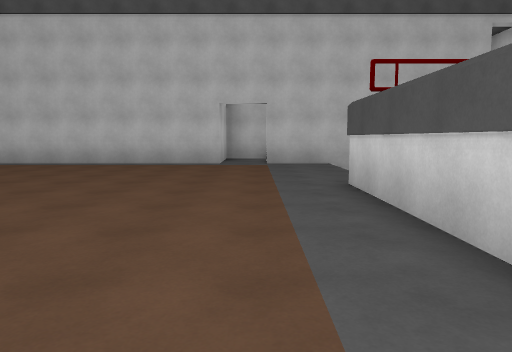
view 1 (above)

23 first-person views from a walk through a 3-D level made in the Unity game engine. The camera is 1.4 m above the floor, tilts 6° down and sees 70° across. Doors are open. The floor is counted in squares, 2 m on a side. Each view is taken from the middle of a square. On the plan, view 1 faces up. The plan holds only what a view shows up to about 11 squares ahead; the rest is blank. The place goes on beyond the plan. The player character is not drawn. Some animated figures are left out. Some surface patterns are stand-ins.

view 2
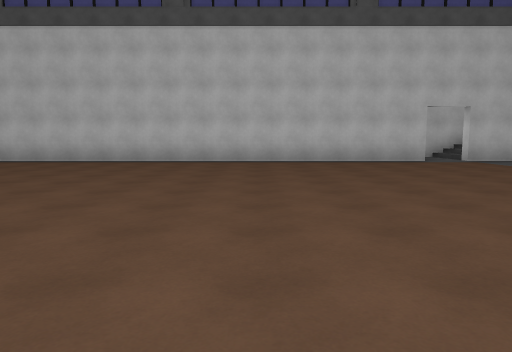

view 3
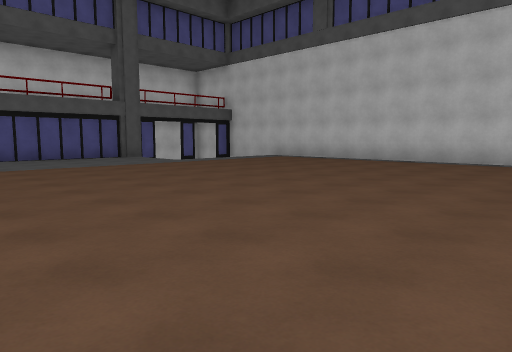

view 4
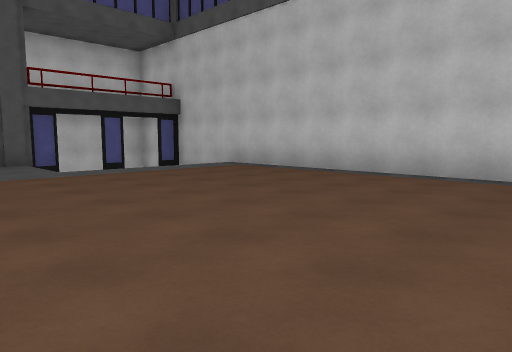

view 5
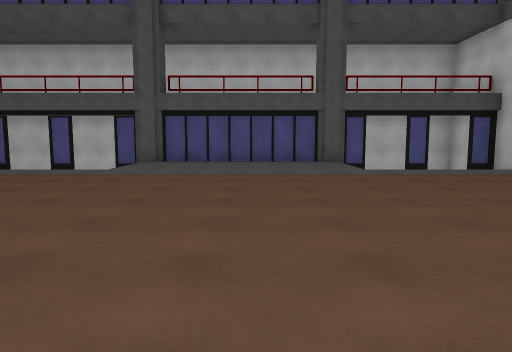

view 6
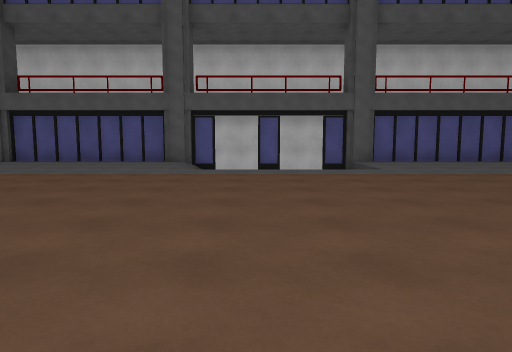

view 7
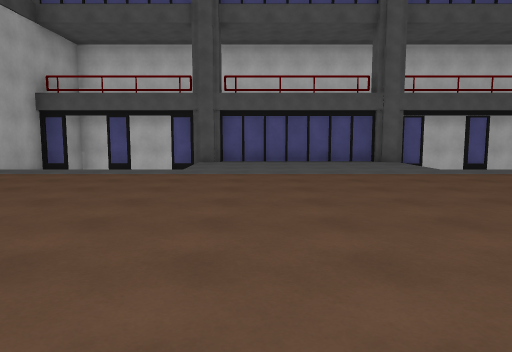

view 8
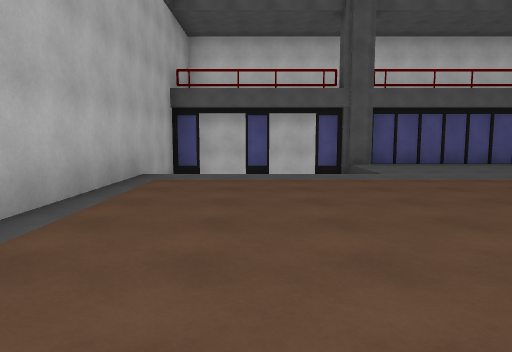

view 9
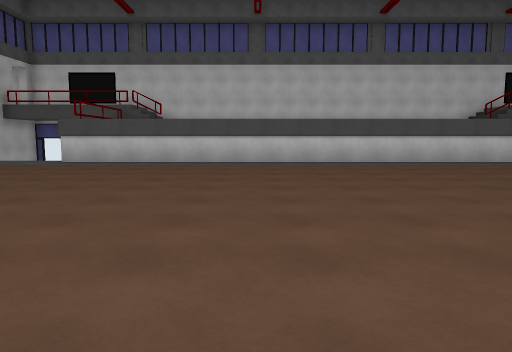

view 10
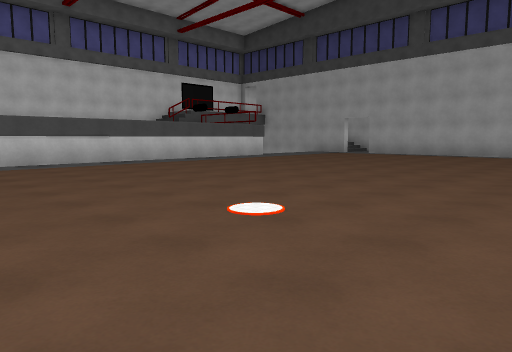

view 11
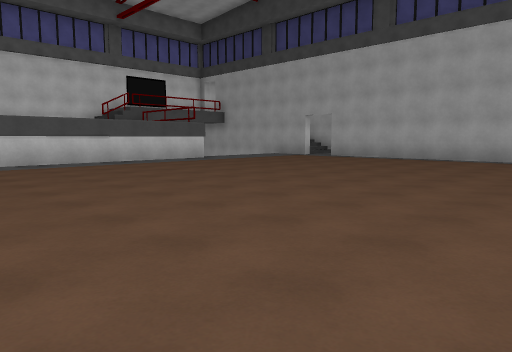

view 12
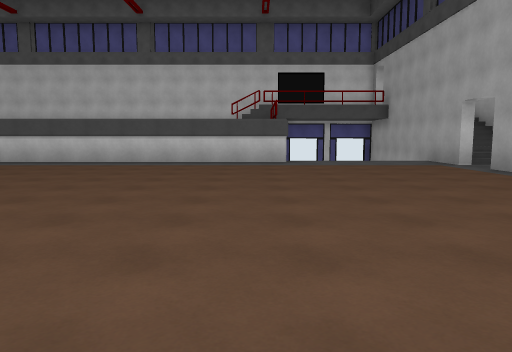

view 13
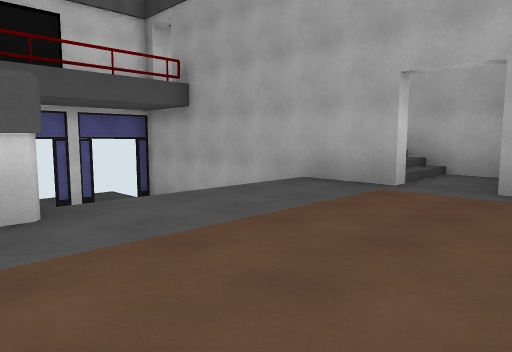

view 14
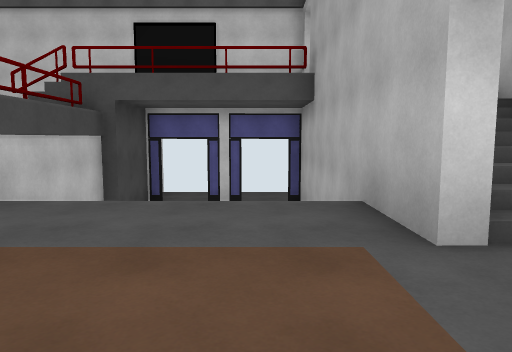

view 15
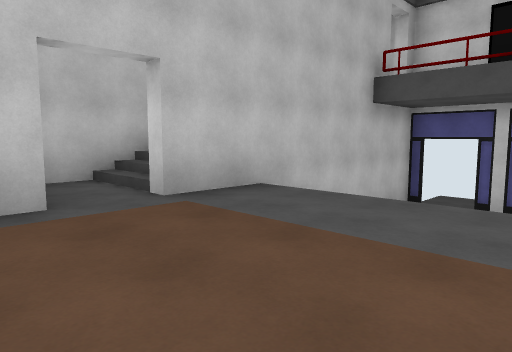

view 16
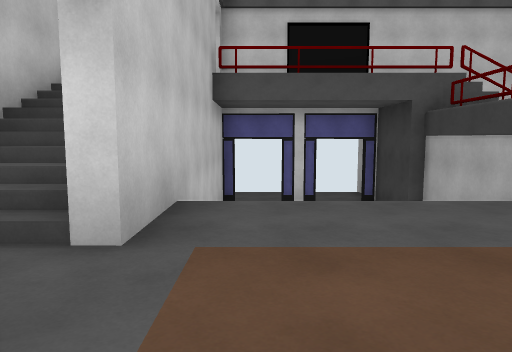

view 17
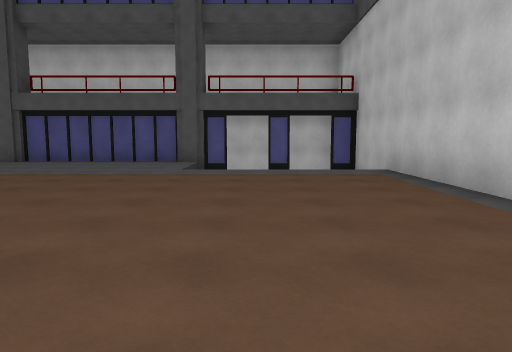

view 18
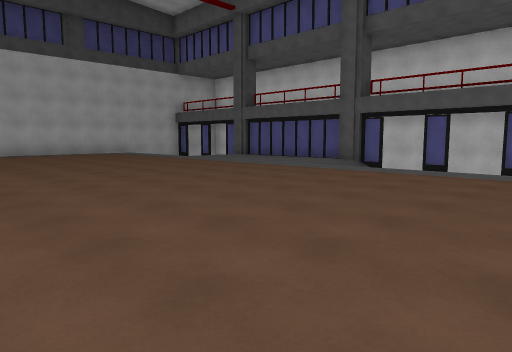

view 19
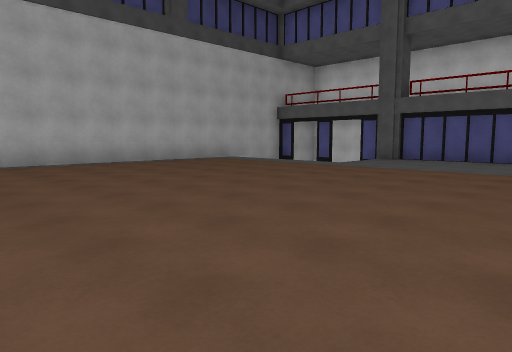

view 20
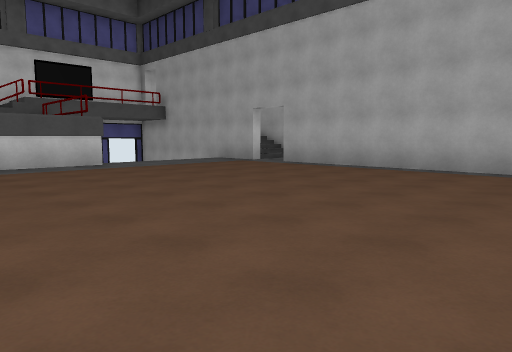

view 21
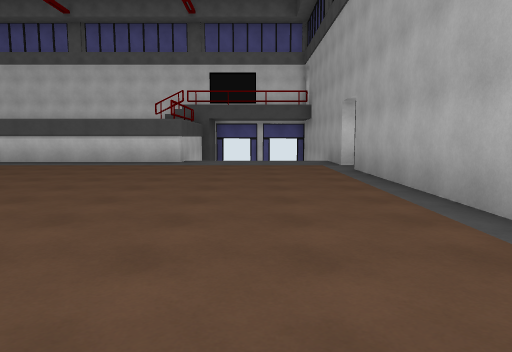

view 22
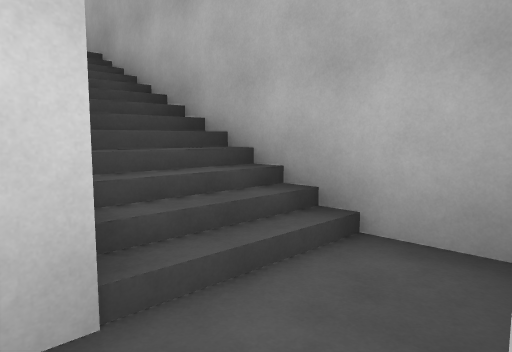

view 23
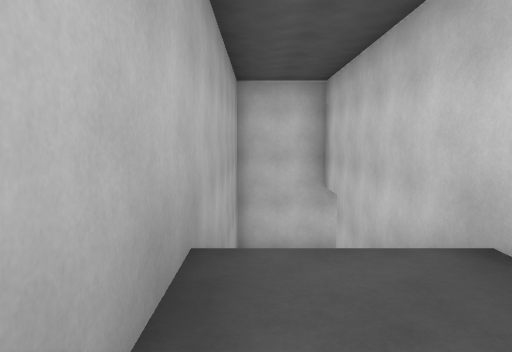

### Floor plan
Key: @ floor where view 1 was taken; # wall or solid block; x gap in a wall; . main floor; - floor 0.25 m lower than the main floor; _ floor 0.75 m lower than the main floor; < floor 2.25 m lower than the main floor; : floor 4 m higher than the main floor; / step, stairs or slope; D open door; O other object.
Columns run from 19 left of view 1 to 9 right of it. Each row starts with its distance up from view 1.
 12                   ######
 11                   #.///    #
 10 ###################.#####x##
  9 D  /................./    DD<
  8 D  /................./    #<<
  7 D  /................./    DD<
  6 D  /................./// ###<
  5 #....................####
  4 #....................#
  3 #....................#
  2 #....................#
  1 #....................#
  0 #..................@.#
 -1 D  /.................#
 -2 D  /.........O.......#
 -3 D  /.................#
 -4 D  /.................#
 -5 #///.................#
 -6 #....................#
 -7 #....................#
 -8 #....................#
 -9 #....................#
-10 #....................####
-11 #__/.................-// ###<
-12 D  /................./    DD<
-13 x  /................./    <#<
-14 D  /................./    DD<
-15 #  /....... ........######/#<
-16                   #./// :: #
-17                   #.////:::
-18                   ########

Where each view was taken, in squares from view 1:
view 1: 0 up, 0 right, facing up
view 2: 1 down, 6 left, facing up
view 3: 1 down, 6 left, facing up-left
view 4: 3 up, 8 left, facing up-left
view 5: 3 up, 8 left, facing left
view 6: 3 down, 8 left, facing left
view 7: 9 down, 8 left, facing left
view 8: 13 down, 9 left, facing left
view 9: 0 up, 9 left, facing right
view 10: 0 up, 9 left, facing down-right
view 11: 3 down, 9 left, facing down-right
view 12: 10 down, 9 left, facing right
view 13: 10 down, 2 left, facing down-right
view 14: 14 down, 2 left, facing right
view 15: 6 up, 2 left, facing up-right
view 16: 9 up, 2 left, facing right
view 17: 7 up, 8 left, facing left
view 18: 1 up, 8 left, facing down-left
view 19: 5 down, 7 left, facing down-left
view 20: 7 down, 8 left, facing down-right
view 21: 13 down, 9 left, facing right
view 22: 15 down, 1 left, facing down-right
view 23: 17 down, 7 right, facing left
